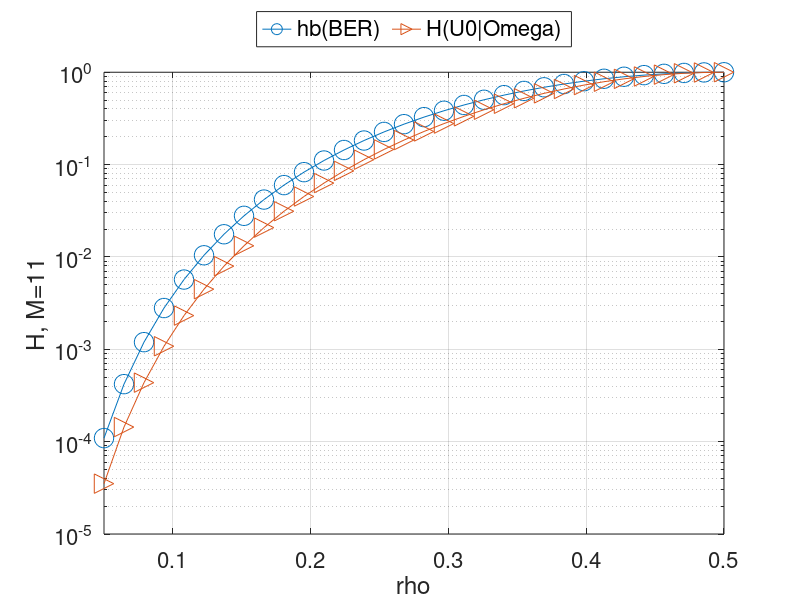

MATLAB code to generate this figure:
U=[1.092850e-04	4.195780e-04	1.195547e-03	2.797634e-03	5.691580e-03	1.042802e-02	1.761272e-02	2.787106e-02	4.181002e-02	5.998073e-02	8.284371e-02	1.107388e-01	1.438612e-01	1.822437e-01	2.257464e-01	2.740535e-01	3.266765e-01	3.829646e-01	4.421194e-01	5.032163e-01	5.652285e-01	6.270542e-01	6.875478e-01	7.455495e-01	7.999180e-01	8.495603e-01	8.934622e-01	9.307145e-01	9.605382e-01	9.823046e-01	9.955525e-01	1.000000e+00	];
V=[3.510218e-05	1.438555e-04	4.354544e-04	1.078800e-03	2.317489e-03	4.474104e-03	7.948498e-03	1.321008e-02	2.078442e-02	3.123481e-02	4.513945e-02	6.306525e-02	8.553933e-02	1.130188e-01	1.458608e-01	1.842926e-01	2.283840e-01	2.780226e-01	3.328920e-01	3.924560e-01	4.559474e-01	5.223632e-01	5.904694e-01	6.588112e-01	7.257386e-01	7.894403e-01	8.479977e-01	8.994552e-01	9.419185e-01	9.736750e-01	9.933391e-01	1.000000e+00	];
X=[5.000000e-02	6.451613e-02	7.903226e-02	9.354839e-02	1.080645e-01	1.225806e-01	1.370968e-01	1.516129e-01	1.661290e-01	1.806452e-01	1.951613e-01	2.096774e-01	2.241935e-01	2.387097e-01	2.532258e-01	2.677419e-01	2.822581e-01	2.967742e-01	3.112903e-01	3.258064e-01	3.403226e-01	3.548387e-01	3.693548e-01	3.838710e-01	3.983871e-01	4.129032e-01	4.274194e-01	4.419355e-01	4.564516e-01	4.709677e-01	4.854839e-01	5.000000e-01	];
h=figure(1);
hp=semilogy(X,U,'o-',X,V,'>-');
set(hp,'markersize',14);
grid on;
hx=xlabel('rho');
hy=ylabel('H, M=11');
xlim([min(X),max(X)]);
hl = legend('hb(BER)','H(U0|Omega)');
legend (hl, 'location', 'northoutside', 'orientation', 'horizontal');
ha = gca(); 
FONTSIZE=16;
set(hx,'fontsize',FONTSIZE);
set(hy,'fontsize',FONTSIZE);
set(ha,'fontsize',FONTSIZE);
set(hl,'fontsize',FONTSIZE);
refresh();
saveas (h,'outdata/M011_hbceo.eps');


